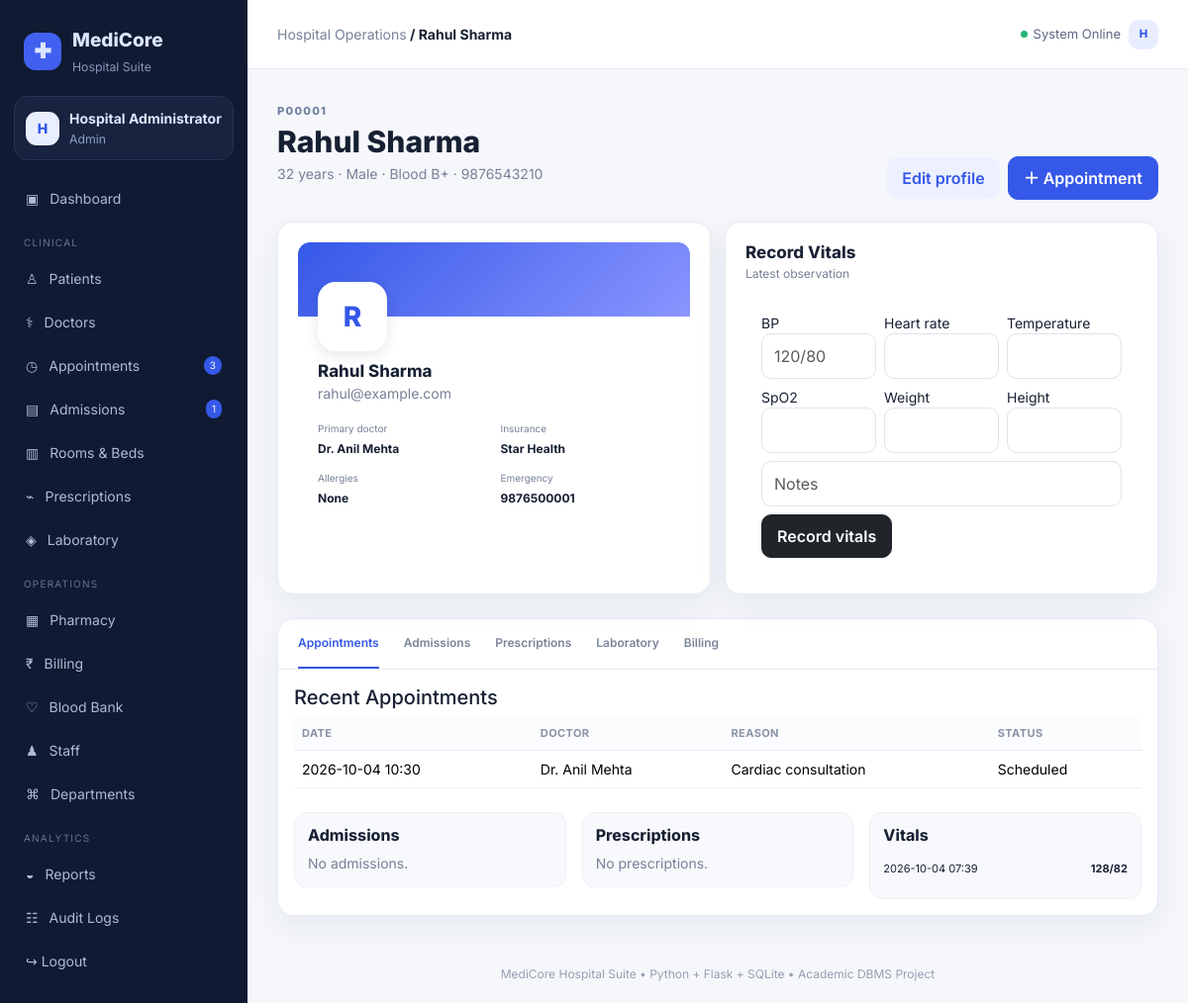
Page /patients/1 (signed in) on the committed database.
### tables this page shows
CREATE TABLE patients(
 patient_id INTEGER PRIMARY KEY AUTOINCREMENT, patient_code TEXT UNIQUE NOT NULL, name TEXT NOT NULL,
 dob TEXT, age INTEGER NOT NULL, gender TEXT NOT NULL, blood_group TEXT, phone TEXT,email TEXT,address TEXT,
 emergency_contact TEXT,allergies TEXT,primary_doctor_id INTEGER,insurance_provider TEXT,
 status TEXT DEFAULT 'Active',created_at TEXT DEFAULT CURRENT_TIMESTAMP,
 FOREIGN KEY(primary_doctor_id) REFERENCES doctors(doctor_id)
);

CREATE TABLE doctors(
 doctor_id INTEGER PRIMARY KEY AUTOINCREMENT, name TEXT NOT NULL, specialization TEXT, department_id INTEGER,
 phone TEXT,email TEXT,license_no TEXT,consultation_fee REAL DEFAULT 0,
 available_days TEXT,available_time TEXT,status TEXT DEFAULT 'Active',
 FOREIGN KEY(department_id) REFERENCES departments(department_id)
);

CREATE TABLE appointments(
 appointment_id INTEGER PRIMARY KEY AUTOINCREMENT, patient_id INTEGER NOT NULL,doctor_id INTEGER NOT NULL,
 appointment_date TEXT NOT NULL,appointment_time TEXT NOT NULL,reason TEXT,status TEXT DEFAULT 'Scheduled',
 priority TEXT DEFAULT 'Normal',notes TEXT,created_at TEXT DEFAULT CURRENT_TIMESTAMP,
 FOREIGN KEY(patient_id) REFERENCES patients(patient_id) ON DELETE CASCADE,
 FOREIGN KEY(doctor_id) REFERENCES doctors(doctor_id) ON DELETE CASCADE
);

CREATE TABLE vitals(
 vital_id INTEGER PRIMARY KEY AUTOINCREMENT,patient_id INTEGER NOT NULL,bp TEXT,heart_rate INTEGER,
 temperature REAL,spo2 INTEGER,weight REAL,height REAL,notes TEXT,measured_by TEXT,measured_at TEXT DEFAULT CURRENT_TIMESTAMP,
 FOREIGN KEY(patient_id) REFERENCES patients(patient_id) ON DELETE CASCADE
);

### app.py (the view)
@app.route("/patients/<int:patient_id>")
@login_required
def patient_detail(patient_id):
    p=one("""SELECT p.*,d.name primary_doctor,d.specialization
             FROM patients p LEFT JOIN doctors d ON p.primary_doctor_id=d.doctor_id
             WHERE p.patient_id=?""",(patient_id,))
    if not p: flash("Patient not found.","danger"); return redirect(url_for("patients"))
    appointments=query("""SELECT a.*,d.name doctor_name,d.specialization
                          FROM appointments a JOIN doctors d ON a.doctor_id=d.doctor_id
                          WHERE a.patient_id=? ORDER BY a.appointment_date DESC,a.appointment_time DESC LIMIT 20""",(patient_id,))
    admissions=query("SELECT * FROM admissions WHERE patient_id=? ORDER BY admission_id DESC",(patient_id,))
    prescriptions=query("""SELECT pr.*,d.name doctor_name FROM prescriptions pr
                           JOIN doctors d ON pr.doctor_id=d.doctor_id WHERE pr.patient_id=?
                           ORDER BY pr.prescription_date DESC LIMIT 10""",(patient_id,))
    labs=query("""SELECT l.*,d.name doctor_name FROM lab_tests l
                  LEFT JOIN doctors d ON l.doctor_id=d.doctor_id
                  WHERE l.patient_id=? ORDER BY l.test_date DESC LIMIT 10""",(patient_id,))
    bills=query("SELECT * FROM bills WHERE patient_id=? ORDER BY bill_id DESC LIMIT 10",(patient_id,))
    vitals=query("SELECT * FROM vitals WHERE patient_id=? ORDER BY measured_at DESC LIMIT 10",(patient_id,))
    return render_template("patients/detail.html",patient=p,appointments=appointments,admissions=admissions,
                           prescriptions=prescriptions,labs=labs,bills=bills,vitals=vitals)

### app.py (called while the page is built)
def get_db():
    conn = sqlite3.connect(DB_PATH)
    conn.row_factory = sqlite3.Row
    conn.execute("PRAGMA foreign_keys = ON")
    conn.execute("PRAGMA journal_mode = WAL")
    return conn

def query(sql, params=()):
    conn = get_db()
    cur = conn.execute(sql, params)
    rows = [dict(r) for r in cur.fetchall()]
    conn.close()
    return rows

def one(sql, params=()):
    conn = get_db()
    row = conn.execute(sql, params).fetchone()
    result = dict(row) if row else None
    conn.close()
    return result

def login_required(fn):
    @wraps(fn)
    def wrapper(*args, **kwargs):
        if "user_id" not in session:
            flash("Please login first.", "warning")
            return redirect(url_for("login"))
        return fn(*args, **kwargs)
    return wrapper

@app.context_processor
def globals():
    return {
        "current_date": date.today(),
        "app_name": "MediCore Hospital",
        "nav_count": {
            "pending": one("SELECT COUNT(*) c FROM appointments WHERE status='Scheduled'")["c"],
            "admitted": one("SELECT COUNT(*) c FROM admissions WHERE status='Admitted'")["c"]
        }
    }

### templates/patients/detail.html
{% extends "base.html" %}{% block title %}{{patient.name}}{% endblock %}
{% block content %}
<div class="page-head"><div><span class="eyebrow">{{patient.patient_code}}</span><h1>{{patient.name}}</h1><p class="muted">{{patient.age}} years · {{patient.gender}} · Blood {{patient.blood_group or '—'}} · {{patient.phone or 'No phone'}}</p></div><div><a class="btn btn-soft me-2" href="{{url_for('edit_patient',patient_id=patient.patient_id)}}">Edit profile</a><a class="btn btn-primary" href="{{url_for('add_appointment')}}">＋ Appointment</a></div></div>
<div class="profile-grid">
<div class="panel"><div class="profile-cover"></div><div class="profile-body"><div class="big-avatar">{{patient.name[0]}}</div><h3>{{patient.name}}</h3><p class="muted">{{patient.email or 'Email not provided'}}</p><div class="mini-grid"><div><small>Primary doctor</small><b>{{patient.primary_doctor or '—'}}</b></div><div><small>Insurance</small><b>{{patient.insurance_provider or 'Self pay'}}</b></div><div><small>Allergies</small><b>{{patient.allergies or 'None reported'}}</b></div><div><small>Emergency</small><b>{{patient.emergency_contact or '—'}}</b></div></div></div></div>
<div class="panel"><div class="panel-head"><div><h3>Record Vitals</h3><p>Latest observation</p></div></div><form method="post" action="{{url_for('add_vitals',patient_id=patient.patient_id)}}" class="row g-2 p-3"><div class="col-4"><label>BP</label><input class="form-control" name="bp" placeholder="120/80"></div><div class="col-4"><label>Heart rate</label><input class="form-control" type="number" name="heart_rate"></div><div class="col-4"><label>Temperature</label><input class="form-control" type="number" step=".1" name="temperature"></div><div class="col-4"><label>SpO2</label><input class="form-control" type="number" name="spo2"></div><div class="col-4"><label>Weight</label><input class="form-control" type="number" step=".1" name="weight"></div><div class="col-4"><label>Height</label><input class="form-control" type="number" step=".1" name="height"></div><div class="col-12"><input class="form-control" name="notes" placeholder="Notes"></div><div class="col-12"><button class="btn btn-dark">Record vitals</button></div></form></div>
</div>
<div class="tabs-card mt-4"><div class="tab-head"><span class="active">Appointments</span><span>Admissions</span><span>Prescriptions</span><span>Laboratory</span><span>Billing</span></div><div class="p-3">
<h5>Recent Appointments</h5><div class="table-responsive"><table class="table"><tr><th>Date</th><th>Doctor</th><th>Reason</th><th>Status</th></tr>{% for x in appointments %}<tr><td>{{x.appointment_date}} {{x.appointment_time[:5]}}</td><td>{{x.doctor_name}}</td><td>{{x.reason}}</td><td>{{x.status}}</td></tr>{% else %}<tr><td colspan="4" class="empty">No appointments.</td></tr>{% endfor %}</table></div>
<div class="row g-3 mt-2">
<div class="col-md-4"><div class="sub-card"><h6>Admissions</h6>{% for x in admissions[:4] %}<div class="small-row"><span>{{x.admission_date}}</span><b>{{x.status}}</b></div>{% else %}<span class="muted">No admissions.</span>{% endfor %}</div></div>
<div class="col-md-4"><div class="sub-card"><h6>Prescriptions</h6>{% for x in prescriptions[:4] %}<div class="small-row"><span>{{x.prescription_date}}</span><b>{{x.doctor_name}}</b></div>{% else %}<span class="muted">No prescriptions.</span>{% endfor %}</div></div>
<div class="col-md-4"><div class="sub-card"><h6>Vitals</h6>{% for x in vitals[:4] %}<div class="small-row"><span>{{x.measured_at[:16]}}</span><b>{{x.bp or '—'}}</b></div>{% else %}<span class="muted">No vitals.</span>{% endfor %}</div></div>
</div></div></div>
{% endblock %}

### static/style.css (style rules this page uses)
:root { --bg:#f5f7fb;--panel:#fff;--text:#172033;--muted:#768196;--line:#e7ebf2;--primary:#3558e8;--navy:#1a2550;--shadow:0 10px 30px rgba(30,42,80,.07) }
* { box-sizing:border-box }
body { margin:0;background:var(--bg);color:var(--text);font-family:Inter,system-ui,sans-serif;font-size:14px }
.muted { color:var(--muted) }
.page-head { display:flex;align-items:flex-end;justify-content:space-between;gap:20px;margin-bottom:22px }
.eyebrow { font-size:11px;letter-spacing:1.3px;color:#7180a0;font-weight:800 }
.page-head h1 { font-size:30px;margin:4px 0;font-weight:800 }
.btn { border-radius:10px;padding:9px 15px;font-weight:600 }
.btn-primary { background:var(--primary);border-color:var(--primary) }
.btn-soft { background:#edf1ff;color:#3558e8;border:0 }
.form-control,.form-select { border-radius:10px;border-color:#dde3ee;padding:10px 12px }
.panel { background:var(--panel);border:1px solid var(--line);border-radius:16px;box-shadow:var(--shadow);padding:20px }
.panel h3 { margin:0;font-size:17px;font-weight:750 }
.panel-head { display:flex;justify-content:space-between;align-items:flex-start;margin-bottom:14px }
.panel-head p { margin:3px 0 0;color:var(--muted);font-size:12px }
.table { --bs-table-bg:transparent;margin-bottom:0 }
.table th { font-size:11px;text-transform:uppercase;letter-spacing:.4px;color:#8993a7;background:#fbfcfe;border-bottom:1px solid var(--line) }
.table td { border-color:#eef1f5 }
.profile-grid { display:grid;grid-template-columns:1fr 1fr;gap:14px }
.profile-cover { height:75px;background:linear-gradient(135deg,#3558e8,#8a95ff);border-radius:12px 12px 0 0 }
.profile-body { padding:0 20px 20px }
.big-avatar { width:70px;height:70px;border-radius:18px;background:#fff;border:5px solid #fff;box-shadow:0 4px 15px rgba(0,0,0,.1);display:grid;place-items:center;color:#3558e8;font-size:28px;font-weight:800;margin-top:-35px;position:relative }
.profile-body h3 { margin:10px 0 2px }
.mini-grid { display:grid;grid-template-columns:1fr 1fr;gap:13px;margin-top:18px }
.mini-grid small,.mini-grid b { display:block }
.mini-grid small { color:var(--muted);font-size:10px }
.mini-grid b { font-size:12px;margin-top:4px }
.tabs-card { background:white;border:1px solid var(--line);border-radius:16px;box-shadow:var(--shadow) }
.tab-head { display:flex;gap:25px;padding:0 20px;border-bottom:1px solid var(--line) }
.tab-head span { padding:15px 0;font-weight:600;color:#7a8498;font-size:12px }
.tab-head .active { color:#3558e8;border-bottom:2px solid #3558e8 }
.sub-card { background:#f8f9fc;border:1px solid #edf0f5;border-radius:12px;padding:13px }
.sub-card h6 { font-weight:750 }
.small-row { display:flex;justify-content:space-between;padding:8px 0;border-bottom:1px solid #eceff4;font-size:11px }
.small-row:last-child { border-bottom:0 }

### rows in the picture
patients: name "Rahul Sharma", patient_code "P00001", age "32", gender "Male", blood_group "B+", phone "9876543210", name "R", email "rahul@example.com", insurance_provider "Star Health", allergies "None", emergency_contact "9876500001"
doctors: name "Dr. Anil Mehta"
appointments: appointment_date "2026-10-04", appointment_time "10:30", doctor_name "Dr. Anil Mehta", reason "Cardiac consultation", status "Scheduled"
vitals: measured_at "2026-10-04 07:39", bp "128/82"

### other values in the picture
{{ session.get('full_name','U')[0] }} "H"
{{ session.get('full_name') }} "Hospital Administrator"
{{ session.get('role') }} "Admin"
{{ nav_count.pending }} "3"
{{ nav_count.admitted }} "1"
